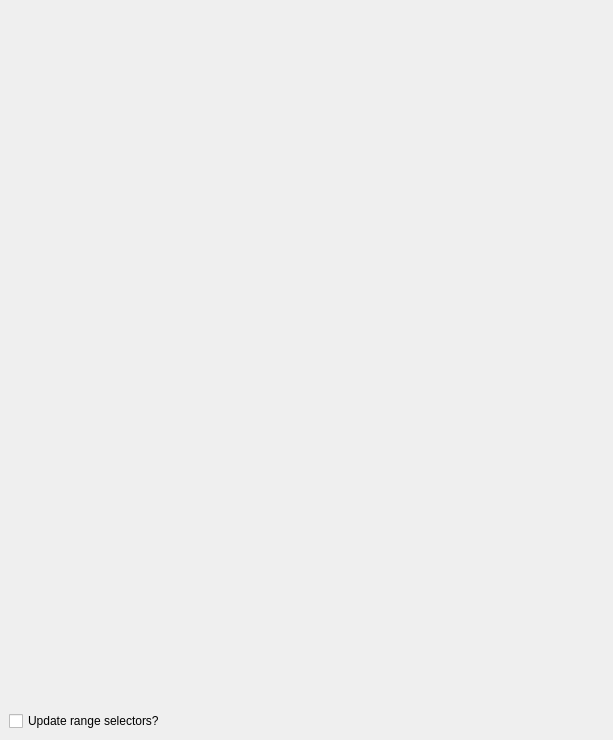
<?xml version="1.0" encoding="UTF-8"?>
<ui version="4.0">
 <class>DisplayCurveFitTest</class>
 <widget class="QMainWindow" name="DisplayCurveFitTest">
  <property name="geometry">
   <rect>
    <x>0</x>
    <y>0</y>
    <width>613</width>
    <height>740</height>
   </rect>
  </property>
  <property name="sizePolicy">
   <sizepolicy hsizetype="Preferred" vsizetype="Preferred">
    <horstretch>0</horstretch>
    <verstretch>0</verstretch>
   </sizepolicy>
  </property>
  <property name="windowTitle">
   <string>Dynamic PDF - Test DisplayCurveFit</string>
  </property>
  <widget class="QWidget" name="centralwidget">
   <property name="sizePolicy">
    <sizepolicy hsizetype="Preferred" vsizetype="Expanding">
     <horstretch>0</horstretch>
     <verstretch>0</verstretch>
    </sizepolicy>
   </property>
   <layout class="QVBoxLayout" name="verticalLayout">
    <item>
     <widget class="MantidQt::MantidWidgets::DataSelector" name="dataSelector">
      <property name="sizePolicy">
       <sizepolicy hsizetype="Preferred" vsizetype="Minimum">
        <horstretch>0</horstretch>
        <verstretch>0</verstretch>
       </sizepolicy>
      </property>
     </widget>
    </item>
    <item>
     <widget class="MantidQt::MantidWidgets::DisplayCurveFit" name="displayFit">
      <property name="sizePolicy">
       <sizepolicy hsizetype="Preferred" vsizetype="Expanding">
        <horstretch>0</horstretch>
        <verstretch>1</verstretch>
       </sizepolicy>
      </property>
     </widget>
    </item>
    <item>
     <layout class="QHBoxLayout" name="horizontalLayout">
      <item>
       <widget class="QCheckBox" name="updateRangeSelectors">
        <property name="text">
         <string>Update range selectors?</string>
        </property>
       </widget>
      </item>
     </layout>
    </item>
   </layout>
  </widget>
 </widget>
 <customwidgets>
  <customwidget>
   <class>MantidQt::MantidWidgets::DataSelector</class>
   <extends>QWidget</extends>
   <header>MantidQtWidgets/Common/DataSelector.h</header>
  </customwidget>
  <customwidget>
   <class>MantidQt::MantidWidgets::DisplayCurveFit</class>
   <extends>QWidget</extends>
   <header>MantidQtWidgets/Common/DisplayCurveFit.h</header>
   <container>1</container>
  </customwidget>
 </customwidgets>
 <resources/>
 <connections/>
</ui>
